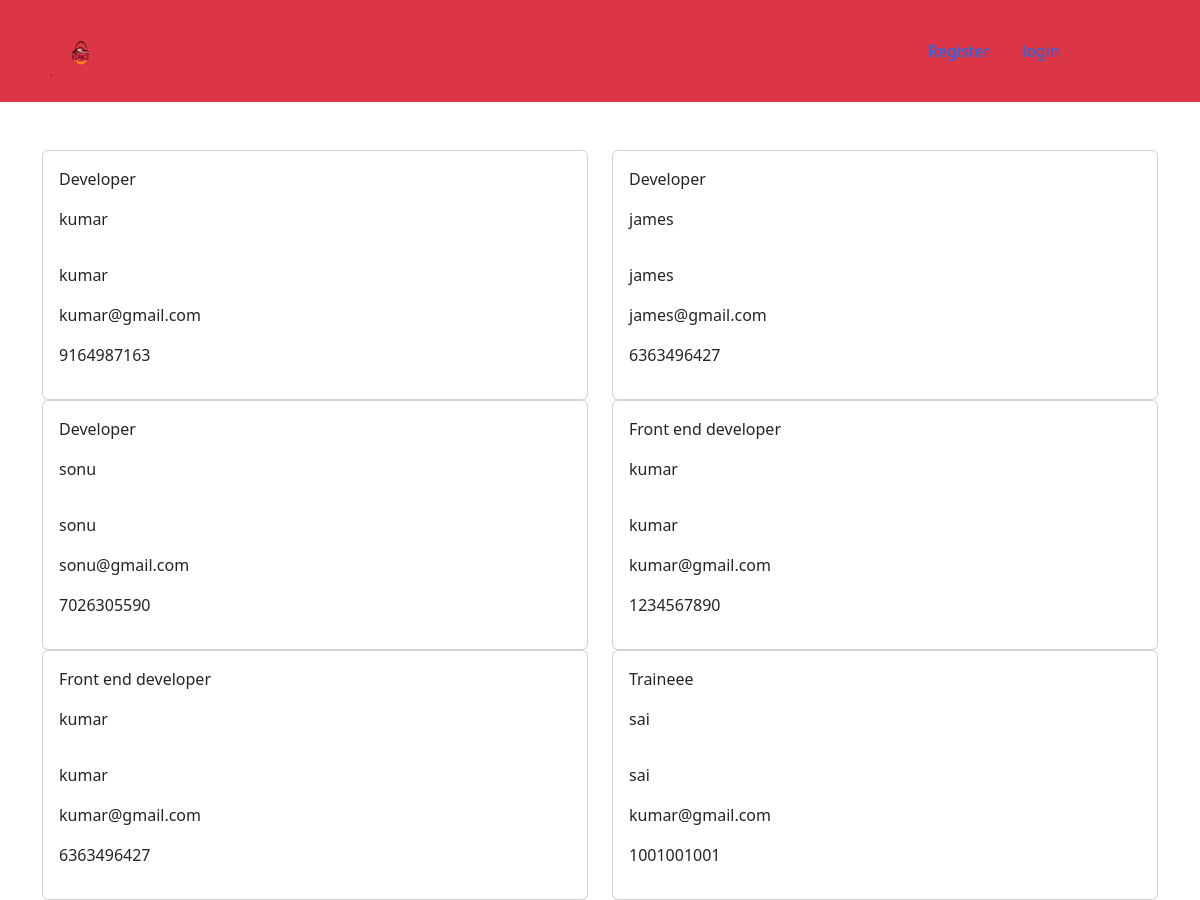
/job/apply/, run on the app's committed database.
### jobpostapp/models.py (models this page shows, shortened)
class job(models.Model):
    jobtitle = models.ForeignKey(job_posts,related_name='jobposts',on_delete=models.CASCADE)
    First_Name = models.CharField(max_length=200)
    Last_Name = models.CharField(max_length=200)
    Email = models.EmailField()
    Phone_num = models.BigIntegerField()

class job_posts(models.Model):
    title = models.CharField(max_length=200)
    company = models.CharField(max_length=100)
    location = models.CharField(max_length=200)
    salary = models.IntegerField()
    Type = models.CharField(max_length=200)
    posted_on = models.DateTimeField(auto_now_add=True)
    Experiance = models.IntegerField()
    Description = models.TextField(max_length=1800)
    Roles_Responsibiletes = models.TextField(max_length=700)
    def __str__(self) :
        return self.title

### jobpostapp/views.py (the view)
# urls.py: path('apply/',views.apply,name='apply'),
def apply(request):
    pavan = job.objects.all()
    return render(request,"applyed.html",{'pavan':pavan})

### templates/applyed.html (shortened to what this page needs)
{% extends 'base.html' %}
{% block content %}
<br><br>
<div class="container">
    <div class="jumbotron">
        <div class="row">
            {% for i in pavan %}
                <div class="col-md-6">
                    <div class="card card-body">
                    <p>{{ i.jobtitle }}</p>
                        <p>{{ i.First_Name }}</p>
                        <p>{{ i.First_Name }}</p>
                        <p>{{ i.Email }}</p>
                        <p>{{ i.Phone_num }}</p>
                    </div>
                </div>
            {% endfor %}
        </div>
    </div>
</div>
{% endblock %}

### templates/base.html (shortened to what this page needs)
<!DOCTYPE html>
{% load static %}
<html lang="en">
<head>
    <link href="https://cdn.jsdelivr.net/npm/bootstrap@5.3.2/dist/css/bootstrap.min.css" rel="stylesheet">
    <link href='https://unpkg.com/boxicons@2.1.4/css/boxicons.min.css' rel='stylesheet'>
</head>
<body>
    <nav class="navbar navbar-light bg-danger">
        <div class="container">
            <ul class=" nav navbar">
                <a href="{% url 'home' %}"><img src="{% static 'images/logo.png' %}" alt="" height="70px" width="70px"></a>
                {% if user.is_authenticated %}
                    <li class="nav-item" style="margin-right: 30px;"><a class="nav-link" href="{% url 'jobposts' %}">Jobposts</a></li>
                    <li class="nav-item" style="margin-left: 20px;"><a class="nav-link" href="{% url 'blog' %}">Blog</a></li>
                    <li class="nav-item" style="margin-left: 20px;"><a class="nav-link" href="{% url 'book_post' %}">Bookmarks</a></li>
                    <li class="nav-item" style="margin-left: 20px;"><a class="nav-link" href="{% url 'like_post' %}">Likes</a></li>
                    <li class="nav-item"style="margin-left: 20px;"><a class="nav-link" href="{% url 'logout' %}">logout</a></li>
                        <h1 style="margin-left: 300px;">{{user.username }}
                    <a class='bx bx-user-circle' id="up" href="{% url 'user_profile' %}"></a></h1>
                {% else %}
                    <li class="nav-item"><a class="nav-link" href="{% url 'register' %}" style="margin-left: 800px;">Register</a></li>
                    <li class="nav-item"><a class="nav-link" href="{% url 'login' %}">login</a></li>
                {% endif %}
            </ul>
        </div>
    </nav>
    {% block content %}
    {% endblock %}
</body>
</html>

### data on the page
job: jobtitle "Developer", First_Name "kumar", Email "kumar@gmail.com", Phone_num "9164987163"
job: jobtitle "Developer", First_Name "james", Email "james@gmail.com", Phone_num "6363496427"
job: jobtitle "Developer", First_Name "sonu", Email "sonu@gmail.com", Phone_num "7026305590"
job: jobtitle "Front end developer", First_Name "kumar", Email "kumar@gmail.com", Phone_num "1234567890"
job: jobtitle "Front end developer", First_Name "kumar", Email "kumar@gmail.com", Phone_num "6363496427"
job: jobtitle "Traineee", First_Name "sai", Email "kumar@gmail.com", Phone_num "1001001001"
